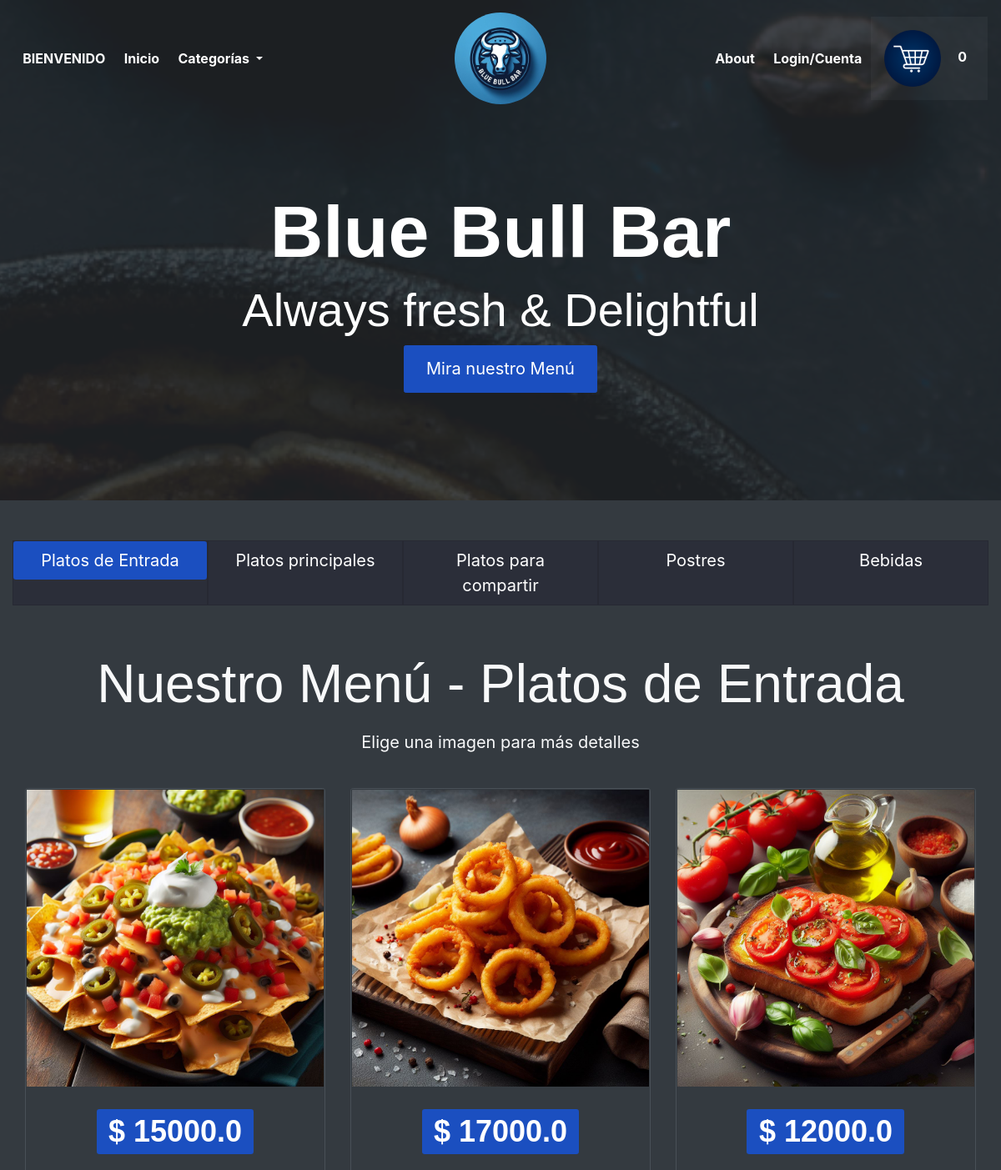
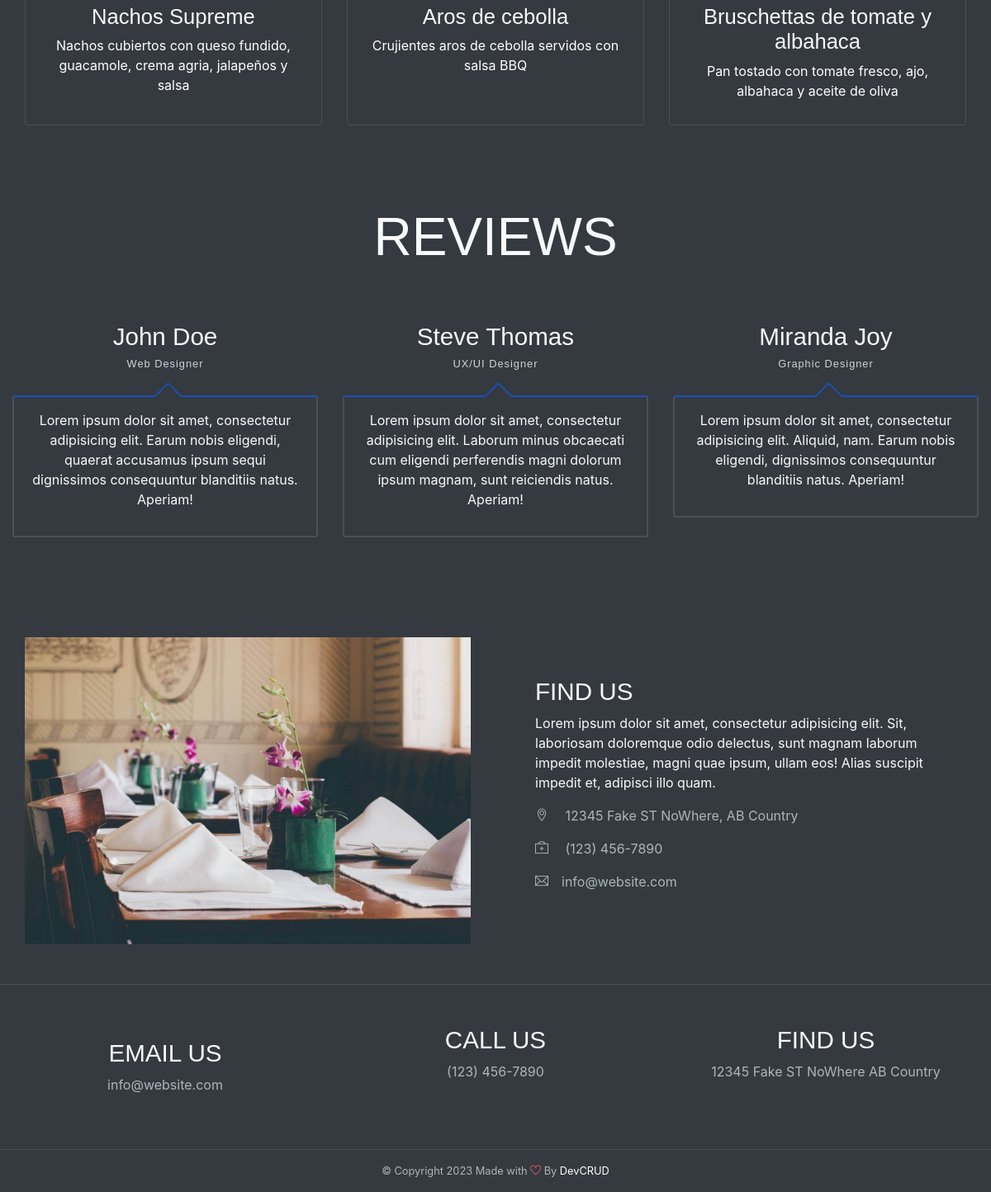
The page / on the database its author committed (2 pictures, top to bottom).
### tables this page shows
CREATE TABLE Menu (
            id INTEGER PRIMARY KEY,
            nombre TEXT NOT NULL,
            descripcion TEXT,
            precio REAL NOT NULL,
            categoria TEXT NOT NULL,
            imagen TEXT NOT NULL
        );

### app/inicio/routes.py (the view)
@inicio_bp.route('/')
def home():
    cart=obtener_carrito()
    menu=obtener_por_categoria('Entrada')
    usuario=None
    if 'email' in session:
        email_usuario=session['email']
        usuario=obtener_por_email(email_usuario)
    return render_template('inicio.html',usuario=usuario, categoria='Platos de Entrada',menu=menu,total_items=cart.total_items())

### app/models/cart.py (called while the page is built)
    def total_items(self):
        total=0
        for item in self.items:
            total+=item.cantidad
        return total

    def to_dict(self):
        return {
            'items': [
                {
                    'item_id': item.item_id,
                    'cantidad': item.cantidad,
                    'precio_cantidad': item.precio_cantidad
                }
                for item in self.items
            ]
        }

### app/services/cart.py (called while the page is built)
def obtener_carrito():
    if 'cart' not in session:
        cart = Cart()
        session['cart'] = cart.to_dict()
    else:
        cart = Cart.from_dict(session['cart'])
    return cart

### app/services/menu_service.py (called while the page is built)
def obtener_por_categoria(categoria):
    db_path = current_app.config['DATABASE_URI'].replace('sqlite:///', '')
    conn = sqlite3.connect(db_path)
    cursor = conn.cursor()
    cursor.execute("SELECT * FROM Menu WHERE categoria = ?", (categoria,))
    items = [MenuItem(*row) for row in cursor.fetchall()]
    conn.close()
    return items

### app/inicio/templates/inicio.html (shortened to what this page needs)
{% extends "base.html"%}
{% block content %}
<header id="home" class="header">
    <div class="overlay text-white text-center"><br><br>
        <h1 class="display-2 font-weight-bold  mt-5">Blue Bull Bar</h1>
        <h2 class="display-4 mb-2">Always fresh &amp; Delightful</h2>
        <a class="btn btn-lg btn-primary" href="#menu">Mira nuestro Menú</a>
    </div>
</header>
<div id="menu" class="container-fluid bg-dark text-light py-5 text-center wow fadeIn">
    <div class="row justify-content-center">
        <div class="col-sm-12 col-md-12 mb-5">
            <ul class="nav nav-pills nav-justified" id="pills-tab" role="tablist">
                <li class="nav-item"
                    style="font-size: 15pt; color: #fff; border: solid 0.1px rgba(0,0,0,0.1); background-color: #08032033; ">
                    <a class="nav-link {% if categoria == 'Platos de Entrada' %}active{% endif %}"
                        href="{{url_for('inicio.platos_por_categoria', categoria='Entrada')}}">Platos de Entrada</a>
                </li>
                <li class="nav-item"
                    style="font-size: 15pt; color: #fff; border: solid 0.1px rgba(0,0,0,0.1); background-color: #08032033; ">
                    <a class="nav-link {% if categoria == 'Platos Principales' %}active{% endif %}"
                        href="{{url_for('inicio.platos_por_categoria', categoria='Principal')}}">Platos
                        principales</a>
                </li>
                <li class="nav-item"
                    style="font-size: 15pt; color: #fff; border: solid 0.1px rgba(0,0,0,0.1); background-color: #08032033; ">
                    <a class="nav-link {% if categoria == 'Platos para Compartir' %}active{% endif %}"
                        href="{{url_for('inicio.platos_por_categoria', categoria='Compartir')}}">Platos para
                        compartir</a>
                </li>
                <li class="nav-item"
                    style="font-size: 15pt; color: #fff; border: solid 0.1px rgba(0,0,0,0.1); background-color: #08032033; ">
                    <a class="nav-link {% if categoria == 'Postres' %}active{% endif %}"
                        href="{{url_for('inicio.platos_por_categoria', categoria='Postre')}}">Postres</a>
                </li>
                <li class="nav-item"
                    style="font-size: 15pt; color: #fff; border: solid 0.1px rgba(0,0,0,0.1); background-color: #08032033; ">
                    <a class="nav-link {% if categoria == 'Bebidas' %}active{% endif %}"
                        href="{{url_for('inicio.platos_por_categoria', categoria='Bebida')}}">Bebidas</a>
                </li>
            </ul>
        </div>
    </div>
    <div class="tab-content" id="pills-tabContent">
        <h2 class="section-title py-2">Nuestro Menú - {{categoria}}</h2>
        <p style="font-size: 15pt;">Elige una imagen para más detalles</p>
        <br>
        <div class="tab-pane fade show active" id="foods" role="tabpanel" aria-labelledby="pills-home-tab">
            <div class="row gallary">
                {% for item_menu in menu %}
                <div class="col-md-4">
                    <div class="card bg-transparent border my-3 my-md-0">
                        <div class="gallary-item wow fadeIn">
                            {% if item_menu.imagen.startswith('http') %}
                            <img src="{{ item_menu.imagen }}" alt="template by DevCRID http://www.devcrud.com/"
                                class="rounded-0 card-img-top mg-responsive gallary-img">
                            {% else %}
                            <img src="{{ url_for('static', filename='img/menu/' + item_menu.imagen) }}"
                                alt="template by DevCRID http://www.devcrud.com/"
                                class="rounded-0 card-img-top mg-responsive gallary-img">
                            {% endif %}
                        </div>
                        <div class="card-body" style="height: 250px; overflow: hidden;">
                            <h1 class="text-center mb-4"><a href="#" class="badge badge-primary">$ {{ item_menu.precio
                                    }}</a></h1>
                            <h4 class="pt20 pb20">{{ item_menu.nombre }}</h4>
                            <p class="text-white">{{ item_menu.descripcion }}</p>
                        </div>
                    </div>
                </div>
                {% endfor %}
            </div>
        </div>
    </div>
</div>
<div id="testmonial" class="container-fluid wow fadeIn bg-dark text-light has-height-lg middle-items">
    <h2 class="section-title my-5 text-center">REVIEWS</h2>
    <div class="row mt-3 mb-5">
        <div class="col-md-4 my-3 my-md-0">
            <div class="testmonial-card">
                <h3 class="testmonial-title">John Doe</h3>
                <h6 class="testmonial-subtitle">Web Designer</h6>
                <div class="testmonial-body">
                    <p>Lorem ipsum dolor sit amet, consectetur adipisicing elit. Earum nobis eligendi, quaerat
                        accusamus ipsum sequi dignissimos consequuntur blanditiis natus. Aperiam!</p>
                </div>
            </div>
        </div>
        <div class="col-md-4 my-3 my-md-0">
            <div class="testmonial-card">
                <h3 class="testmonial-title">Steve Thomas</h3>
                <h6 class="testmonial-subtitle">UX/UI Designer</h6>
                <div class="testmonial-body">
                    <p>Lorem ipsum dolor sit amet, consectetur adipisicing elit. Laborum minus obcaecati cum
                        eligendi perferendis magni dolorum ipsum magnam, sunt reiciendis natus. Aperiam!</p>
                </div>
            </div>
        </div>
        <div class="col-md-4 my-3 my-md-0">
            <div class="testmonial-card">
                <h3 class="testmonial-title">Miranda Joy</h3>
                <h6 class="testmonial-subtitle">Graphic Designer</h6>
                <div class="testmonial-body">
                    <p>Lorem ipsum dolor sit amet, consectetur adipisicing elit. Aliquid, nam. Earum nobis eligendi,
                        dignissimos consequuntur blanditiis natus. Aperiam!</p>
                </div>
            </div>
        </div>
    </div>
</div>
{% endblock %}

### app/templates/base.html (shortened to what this page needs)
<!DOCTYPE html>
<html lang="es">
<head>
    <link rel="stylesheet" href="{{ url_for('static',filename='vendors/themify-icons/css/themify-icons.css') }}">
    <link rel="stylesheet" href="{{ url_for('static', filename='vendors/animate/animate.css')}}">
    <link rel="stylesheet" href="{{ url_for('static', filename='css/style.css') }}">
</head>
<body data-spy="scroll" data-target=".navbar" data-offset="40" id="home">
    <nav class="custom-navbar navbar navbar-expand-lg navbar-dark fixed-top" data-spy="affix" data-offset-top="10">
        <div class="collapse navbar-collapse" id="navbarSupportedContent">
            <ul class="navbar-nav">
                <li class="nav-item">
                    <a class="nav-link">BIENVENIDO
                    </a>
                </li>
                <li class="nav-item">
                    <a class="nav-link" href="{{ url_for('inicio.home')}}">Inicio</a>
                </li>
                <li class="nav-item dropdown">
                    <a class="nav-link dropdown-toggle" href="#" id="navbarDropdown" role="button"
                        data-toggle="dropdown" aria-haspopup="true" aria-expanded="false">
                        Categorías
                    </a>
                </li>
            </ul>
            <a class="navbar-brand m-auto" href="#">
                <img src="{{ url_for('static', filename='imgs/logo.jpg')}}" class="brand-img"
                    style="border-radius: 60px;" alt="">
            </a>
            <ul class="navbar-nav">
                <li class="nav-item">
                    <a class="nav-link" href="#about">About</a>
                </li>
                <li class="nav-item">
                    {% if 'email' in session %}
                    <!-- <button type="button" class="btn btn-primary" data-toggle="modal" data-target="#modalCerrarSesion">
                        Comprar
                    </button> -->
                    <a class="nav-link btn" data-toggle="modal" data-target="#modalCerrarSesion">Cerrar Sesión</a>
                    {% else %}
                    <a class="nav-link" href="{{ url_for('auth.login_registro')}}">Login/Cuenta</a>
                    {% endif %}
                </li>
                <li class="nav-item nav-cart">
                    <a href="{{ url_for('cart.mostrar_carrito')}}" style="color: #fff;">
                        <img src="{{ url_for('static',filename='img/cart.png')}}" style="max-width: 100px;"
                            class="rounded">
                        {{total_items}}</a>
                </li>
            </ul>
        </div>
    </nav>
    {% block content %}
    {% endblock %}
    <br>
    <div id="about" class="container-fluid wow fadeIn " id="about" data-wow-duration="1.5s">
        <div class="row align-items-center">
            <div class="col-lg-6 col-md-6 middle-items mt-5 mb-5">
                <div class="container">
                    <div class="">
                        <img src="{{ url_for('static', filename='imgs/book-table-img.jpg') }}" style="max-width: 100%;"
                            class="img-fluid" alt="">
                    </div>
                </div>
            </div>
            <div class="col-md-6 px-5 middle-items mt-5 mb-5">
                <h3>FIND US</h3>
                <p>Lorem ipsum dolor sit amet, consectetur adipisicing elit. Sit, laboriosam doloremque odio delectus,
                    sunt magnam laborum impedit molestiae, magni quae ipsum, ullam eos! Alias suscipit impedit et,
                    adipisci illo quam.</p>
                <div class="text-muted">
                    <p><span class="ti-location-pin pr-3"></span> 12345 Fake ST NoWhere, AB Country</p>
                    <p><span class="ti-support pr-3"></span> (123) 456-7890</p>
                    <p><span class="ti-email pr-3"></span>info@website.com</p>
                </div>
            </div>
        </div>
    </div>
    <div class="container-fluid bg-dark text-light has-height-md middle-items border-top text-center wow fadeIn">
        <div class="row">
            <div class="col-sm-4  mt-3">
                <h3>EMAIL US</h3>
                <P class="text-muted">info@website.com</P>
            </div>
            <div class="col-sm-4">
                <h3>CALL US</h3>
                <P class="text-muted">(123) 456-7890</P>
            </div>
            <div class="col-sm-4">
                <h3>FIND US</h3>
                <P class="text-muted">12345 Fake ST NoWhere AB Country</P>
            </div>
        </div>
    </div>
    <div class="bg-dark text-light text-center border-top wow fadeIn">
        <p class="mb-0 py-3 text-muted small">&copy; Copyright
            <script>document.write(new Date().getFullYear())</script> Made with <i class="ti-heart text-danger"></i> By
            <a href="http://devcrud.com">DevCRUD</a>
        </p>
    </div>
</body>
</html>

### rows shown on the page
Menu: imagen (picture), precio "15000.0", nombre "Nachos Supreme", descripcion "Nachos cubiertos con queso fundido, guacamole, crema agria, jalapeños y salsa"
Menu: imagen (picture), precio "17000.0", nombre "Aros de cebolla", descripcion "Crujientes aros de cebolla servidos con salsa BBQ"
Menu: imagen (picture), precio "12000.0", nombre "Bruschettas de tomate y albahaca", descripcion "Pan tostado con tomate fresco, ajo, albahaca y aceite de oliva"

### other values the page prints
{{ total_items }} "0"
{{ categoria }} "Platos de Entrada"
